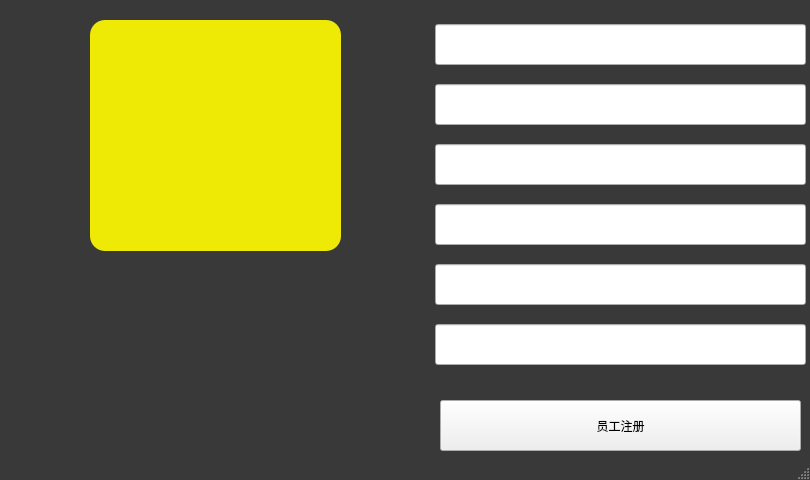
<?xml version="1.0" encoding="UTF-8"?>
<ui version="4.0">
 <class>AttandenceServer</class>
 <widget class="QMainWindow" name="AttandenceServer">
  <property name="geometry">
   <rect>
    <x>0</x>
    <y>0</y>
    <width>810</width>
    <height>480</height>
   </rect>
  </property>
  <property name="windowTitle">
   <string>AttandenceServer</string>
  </property>
  <property name="styleSheet">
   <string notr="true">QLabel{
font: 10pt &quot;微软雅黑&quot;;
}
QMainWindow{
background-color: rgba(49, 49, 49,0.8);
}
QLabel{
border : none;
border-radius:15px;
	
}</string>
  </property>
  <widget class="QWidget" name="centralwidget">
   <widget class="QLabel" name="label">
    <property name="geometry">
     <rect>
      <x>90</x>
      <y>20</y>
      <width>251</width>
      <height>231</height>
     </rect>
    </property>
    <property name="styleSheet">
     <string notr="true">background-color: rgb(255, 250,0, 234);</string>
    </property>
    <property name="text">
     <string/>
    </property>
   </widget>
   <widget class="QPushButton" name="registerBt">
    <property name="geometry">
     <rect>
      <x>440</x>
      <y>400</y>
      <width>361</width>
      <height>51</height>
     </rect>
    </property>
    <property name="text">
     <string>员工注册</string>
    </property>
   </widget>
   <widget class="QLineEdit" name="nameEdit">
    <property name="geometry">
     <rect>
      <x>435</x>
      <y>24</y>
      <width>371</width>
      <height>41</height>
     </rect>
    </property>
    <property name="layoutDirection">
     <enum>Qt::LeftToRight</enum>
    </property>
    <property name="text">
     <string/>
    </property>
    <property name="cursorPosition">
     <number>0</number>
    </property>
    <property name="alignment">
     <set>Qt::AlignCenter</set>
    </property>
   </widget>
   <widget class="QLineEdit" name="sexEdit">
    <property name="geometry">
     <rect>
      <x>435</x>
      <y>84</y>
      <width>371</width>
      <height>41</height>
     </rect>
    </property>
    <property name="alignment">
     <set>Qt::AlignCenter</set>
    </property>
   </widget>
   <widget class="QLineEdit" name="addressEdit">
    <property name="geometry">
     <rect>
      <x>435</x>
      <y>144</y>
      <width>371</width>
      <height>41</height>
     </rect>
    </property>
    <property name="alignment">
     <set>Qt::AlignCenter</set>
    </property>
   </widget>
   <widget class="QLineEdit" name="phoneEdit">
    <property name="geometry">
     <rect>
      <x>435</x>
      <y>204</y>
      <width>371</width>
      <height>41</height>
     </rect>
    </property>
    <property name="alignment">
     <set>Qt::AlignCenter</set>
    </property>
   </widget>
   <widget class="QLineEdit" name="birthdayEdit">
    <property name="geometry">
     <rect>
      <x>435</x>
      <y>264</y>
      <width>371</width>
      <height>41</height>
     </rect>
    </property>
    <property name="alignment">
     <set>Qt::AlignCenter</set>
    </property>
   </widget>
   <widget class="QLineEdit" name="kaoqingEdit">
    <property name="geometry">
     <rect>
      <x>435</x>
      <y>324</y>
      <width>371</width>
      <height>41</height>
     </rect>
    </property>
    <property name="alignment">
     <set>Qt::AlignCenter</set>
    </property>
   </widget>
  </widget>
  <widget class="QStatusBar" name="statusbar"/>
 </widget>
 <resources/>
 <connections/>
</ui>
